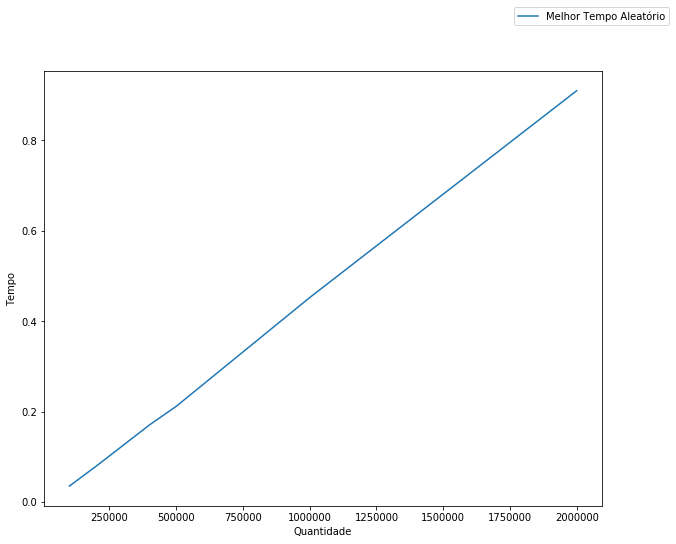

Python code for this plot:
from random import randint
import timeit
import matplotlib as mpl
import matplotlib.pyplot as plt
import numpy as np
from random import shuffle, randint
 
def geraLista(tam):
    lista = list(range(1, tam + 1))
    shuffle(lista)
    return lista
  
def geraInversa(size):
  lista=list(range(size,1,-1))
  return lista

def geraOrdenado(size):
	return list(range(size))


def desenhaGrafico(x,y,xl = "Entradas", yl = "Saídas", name='fig'):
    fig = plt.figure(figsize=(10, 8))
    ax = fig.add_subplot(111)
    ax.plot(x,y, label = "Melhor Tempo Aleatório")
    #ax.plot(x,y2, label = "Melhor Tempo Decrescente")
    ax.legend(bbox_to_anchor=(1, 1),bbox_transform=plt.gcf().transFigure)
    plt.ylabel(yl)
    plt.xlabel(xl)
    fig.savefig(name+'.png')

operacoes=[]

def countSort(arr):
    aux = [0] * (max(arr) + 1)
    for r in arr:
        aux[r] += 1
    i = 0
    arr.clear()
    for index in range(len(aux)):
        arr.extend([index+1]*aux[index])

listas=[]
listaInversa=[]
listaOrdenada=[]
x2 = [100000, 200000, 400000, 500000, 1000000, 2000000]
y = []
y2=[]
y3=[]

for i in range(len(x2)):
  listas.append(geraLista(x2[i]))
  listaInversa.append(geraInversa(x2[i]))


for i in range(len(x2)):
  y.append(timeit.timeit("countSort({})".format(listas[i]),setup="from __main__ import countSort",number=1))
  print("Terminou de ordenar um vetor de tamanho " + str(x2[i]) + "...")


print(operacoes[:])

desenhaGrafico(x2,y,'Quantidade','Tempo', 'countSort')
